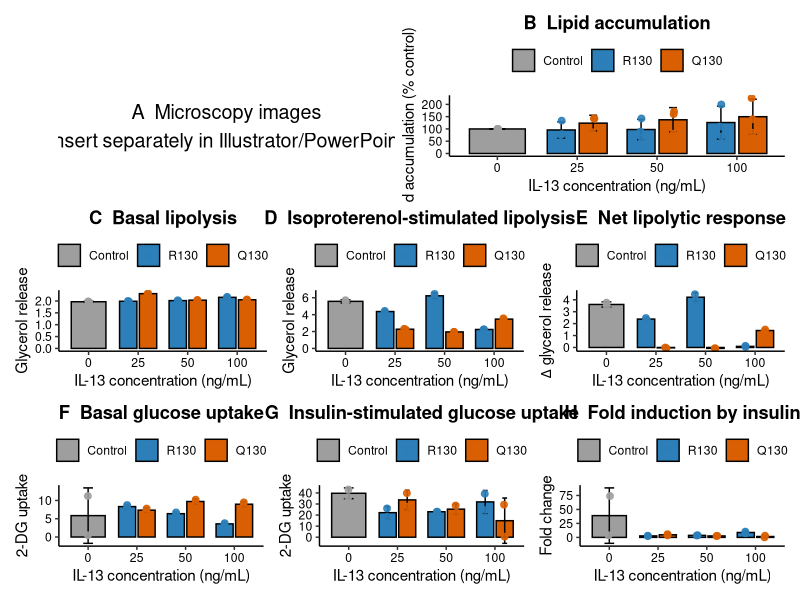
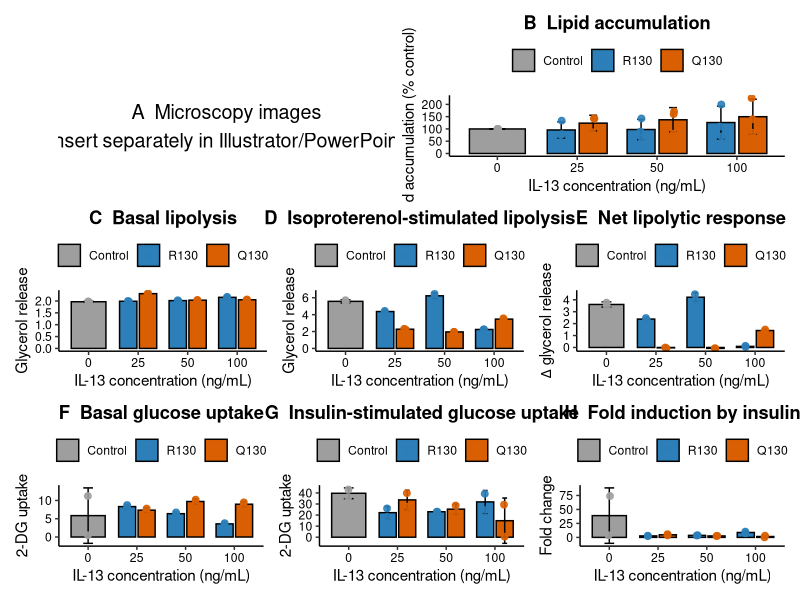

Source code (R) for these figures, in order:
library(tidyverse)
library(patchwork)

# -----------------------------
# 1. Load data
# -----------------------------
df <- read_csv("functional_assays.csv")

# Order factors
df <- df %>%
  mutate(
    condition = factor(condition, levels = c("Control", "R130", "Q130")),
    dose = factor(dose, levels = c(0, 25, 50, 100)),
    stimulus = factor(stimulus, levels = c("None", "Basal", "Isoproterenol", "Insulin"))
  )

# Publication colors
group_cols <- c(
  "Control" = "#9E9E9E",
  "R130"    = "#2C7FB8",
  "Q130"    = "#D95F02"
)

# Theme
theme_pub <- theme_classic(base_size = 11) +
  theme(
    axis.text = element_text(color = "black"),
    axis.title = element_text(color = "black"),
    strip.background = element_blank(),
    strip.text = element_text(face = "bold"),
    legend.position = "top",
    legend.title = element_blank(),
    plot.title = element_text(face = "bold", hjust = 0.5)
  )

# Summary function
sum_df <- function(data) {
  data %>%
    group_by(condition, dose, stimulus) %>%
    summarise(
      mean = mean(value, na.rm = TRUE),
      sd = sd(value, na.rm = TRUE),
      n = n(),
      .groups = "drop"
    )
}

# -----------------------------
# 2. Figure panel B: Adipogenesis
# -----------------------------
adipo <- df %>% filter(assay == "Adipogenesis")
adipo_sum <- sum_df(adipo)

p_adipo <- ggplot(adipo_sum, aes(x = dose, y = mean, fill = condition)) +
  geom_col(
    position = position_dodge(width = 0.8),
    width = 0.7,
    color = "black"
  ) +
  geom_errorbar(
    aes(ymin = mean - sd, ymax = mean + sd),
    position = position_dodge(width = 0.8),
    width = 0.2
  ) +
  geom_point(
    data = adipo,
    aes(x = dose, y = value, color = condition),
    position = position_jitterdodge(jitter.width = 0.08, dodge.width = 0.8),
    size = 2,
    alpha = 0.9,
    inherit.aes = FALSE
  ) +
  scale_fill_manual(values = group_cols) +
  scale_color_manual(values = group_cols) +
  labs(
    title = "B  Lipid accumulation",
    x = "IL-13 concentration (ng/mL)",
    y = "Lipid accumulation (% control)"
  ) +
  theme_pub

# -----------------------------
# 3. Figure panels C and D: Lipolysis
# -----------------------------
lipo <- df %>% filter(assay == "Lipolysis")
lipo_sum <- sum_df(lipo)

p_lipo_basal <- lipo_sum %>%
  filter(stimulus == "Basal") %>%
  ggplot(aes(x = dose, y = mean, fill = condition)) +
  geom_col(
    position = position_dodge(width = 0.8),
    width = 0.7,
    color = "black"
  ) +
  geom_errorbar(
    aes(ymin = mean - sd, ymax = mean + sd),
    position = position_dodge(width = 0.8),
    width = 0.2
  ) +
  geom_point(
    data = lipo %>% filter(stimulus == "Basal"),
    aes(x = dose, y = value, color = condition),
    position = position_jitterdodge(jitter.width = 0.08, dodge.width = 0.8),
    size = 2,
    alpha = 0.9,
    inherit.aes = FALSE
  ) +
  scale_fill_manual(values = group_cols) +
  scale_color_manual(values = group_cols) +
  labs(
    title = "C  Basal lipolysis",
    x = "IL-13 concentration (ng/mL)",
    y = "Glycerol release"
  ) +
  theme_pub

p_lipo_iso <- lipo_sum %>%
  filter(stimulus == "Isoproterenol") %>%
  ggplot(aes(x = dose, y = mean, fill = condition)) +
  geom_col(
    position = position_dodge(width = 0.8),
    width = 0.7,
    color = "black"
  ) +
  geom_errorbar(
    aes(ymin = mean - sd, ymax = mean + sd),
    position = position_dodge(width = 0.8),
    width = 0.2
  ) +
  geom_point(
    data = lipo %>% filter(stimulus == "Isoproterenol"),
    aes(x = dose, y = value, color = condition),
    position = position_jitterdodge(jitter.width = 0.08, dodge.width = 0.8),
    size = 2,
    alpha = 0.9,
    inherit.aes = FALSE
  ) +
  scale_fill_manual(values = group_cols) +
  scale_color_manual(values = group_cols) +
  labs(
    title = "D  Isoproterenol-stimulated lipolysis",
    x = "IL-13 concentration (ng/mL)",
    y = "Glycerol release"
  ) +
  theme_pub

# Net response = stimulated - basal
lipo_wide <- lipo %>%
  select(condition, dose, replicate, stimulus, value) %>%
  pivot_wider(names_from = stimulus, values_from = value) %>%
  mutate(delta = Isoproterenol - Basal)

lipo_delta_sum <- lipo_wide %>%
  group_by(condition, dose) %>%
  summarise(
    mean = mean(delta, na.rm = TRUE),
    sd = sd(delta, na.rm = TRUE),
    .groups = "drop"
  )

p_lipo_delta <- ggplot(lipo_delta_sum, aes(x = dose, y = mean, fill = condition)) +
  geom_col(
    position = position_dodge(width = 0.8),
    width = 0.7,
    color = "black"
  ) +
  geom_errorbar(
    aes(ymin = mean - sd, ymax = mean + sd),
    position = position_dodge(width = 0.8),
    width = 0.2
  ) +
  geom_point(
    data = lipo_wide,
    aes(x = dose, y = delta, color = condition),
    position = position_jitterdodge(jitter.width = 0.08, dodge.width = 0.8),
    size = 2,
    alpha = 0.9,
    inherit.aes = FALSE
  ) +
  scale_fill_manual(values = group_cols) +
  scale_color_manual(values = group_cols) +
  labs(
    title = "E  Net lipolytic response",
    x = "IL-13 concentration (ng/mL)",
    y = expression(Delta*" glycerol release")
  ) +
  theme_pub

# -----------------------------
# 4. Figure panels F, G, H: Glucose uptake
# -----------------------------
gluc <- df %>% filter(assay == "Glucose")
gluc_sum <- sum_df(gluc)

p_gluc_basal <- gluc_sum %>%
  filter(stimulus == "Basal") %>%
  ggplot(aes(x = dose, y = mean, fill = condition)) +
  geom_col(
    position = position_dodge(width = 0.8),
    width = 0.7,
    color = "black"
  ) +
  geom_errorbar(
    aes(ymin = mean - sd, ymax = mean + sd),
    position = position_dodge(width = 0.8),
    width = 0.2
  ) +
  geom_point(
    data = gluc %>% filter(stimulus == "Basal"),
    aes(x = dose, y = value, color = condition),
    position = position_jitterdodge(jitter.width = 0.08, dodge.width = 0.8),
    size = 2,
    alpha = 0.9,
    inherit.aes = FALSE
  ) +
  scale_fill_manual(values = group_cols) +
  scale_color_manual(values = group_cols) +
  labs(
    title = "F  Basal glucose uptake",
    x = "IL-13 concentration (ng/mL)",
    y = "2-DG uptake"
  ) +
  theme_pub

p_gluc_ins <- gluc_sum %>%
  filter(stimulus == "Insulin") %>%
  ggplot(aes(x = dose, y = mean, fill = condition)) +
  geom_col(
    position = position_dodge(width = 0.8),
    width = 0.7,
    color = "black"
  ) +
  geom_errorbar(
    aes(ymin = mean - sd, ymax = mean + sd),
    position = position_dodge(width = 0.8),
    width = 0.2
  ) +
  geom_point(
    data = gluc %>% filter(stimulus == "Insulin"),
    aes(x = dose, y = value, color = condition),
    position = position_jitterdodge(jitter.width = 0.08, dodge.width = 0.8),
    size = 2,
    alpha = 0.9,
    inherit.aes = FALSE
  ) +
  scale_fill_manual(values = group_cols) +
  scale_color_manual(values = group_cols) +
  labs(
    title = "G  Insulin-stimulated glucose uptake",
    x = "IL-13 concentration (ng/mL)",
    y = "2-DG uptake"
  ) +
  theme_pub

# Fold induction = insulin / basal
gluc_wide <- gluc %>%
  select(condition, dose, replicate, stimulus, value) %>%
  pivot_wider(names_from = stimulus, values_from = value) %>%
  mutate(fold_change = Insulin / Basal)

gluc_fc_sum <- gluc_wide %>%
  group_by(condition, dose) %>%
  summarise(
    mean = mean(fold_change, na.rm = TRUE),
    sd = sd(fold_change, na.rm = TRUE),
    .groups = "drop"
  )

p_gluc_fc <- ggplot(gluc_fc_sum, aes(x = dose, y = mean, fill = condition)) +
  geom_col(
    position = position_dodge(width = 0.8),
    width = 0.7,
    color = "black"
  ) +
  geom_errorbar(
    aes(ymin = mean - sd, ymax = mean + sd),
    position = position_dodge(width = 0.8),
    width = 0.2
  ) +
  geom_point(
    data = gluc_wide,
    aes(x = dose, y = fold_change, color = condition),
    position = position_jitterdodge(jitter.width = 0.08, dodge.width = 0.8),
    size = 2,
    alpha = 0.9,
    inherit.aes = FALSE
  ) +
  scale_fill_manual(values = group_cols) +
  scale_color_manual(values = group_cols) +
  labs(
    title = "H  Fold induction by insulin",
    x = "IL-13 concentration (ng/mL)",
    y = "Fold change"
  ) +
  theme_pub

# -----------------------------
# 5. Optional placeholder for microscopy panel A
# -----------------------------
p_placeholder <- ggplot() +
  annotate("text", x = 0.5, y = 0.5, label = "A  Microscopy images\n(insert separately in Illustrator/PowerPoint)", size = 5) +
  theme_void()

# -----------------------------
# 6. Assemble multi-panel figure
# -----------------------------
final_plot <- (
  p_placeholder + p_adipo
) /
(
  p_lipo_basal + p_lipo_iso + p_lipo_delta
) /
(
  p_gluc_basal + p_gluc_ins + p_gluc_fc
)

# Show
print(final_plot)

# Save
ggsave(
  filename = "Figure1_functional_characterisation.png",
  plot = final_plot,
  width = 14,
  height = 16,
  dpi = 300
)
